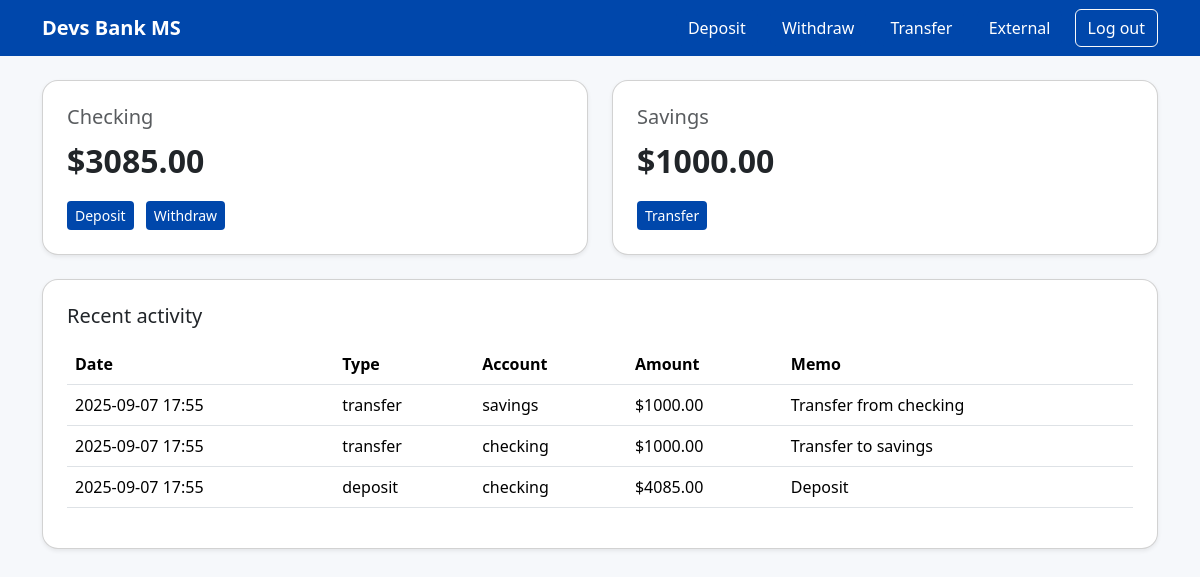
The app's page / (signed in), older data.
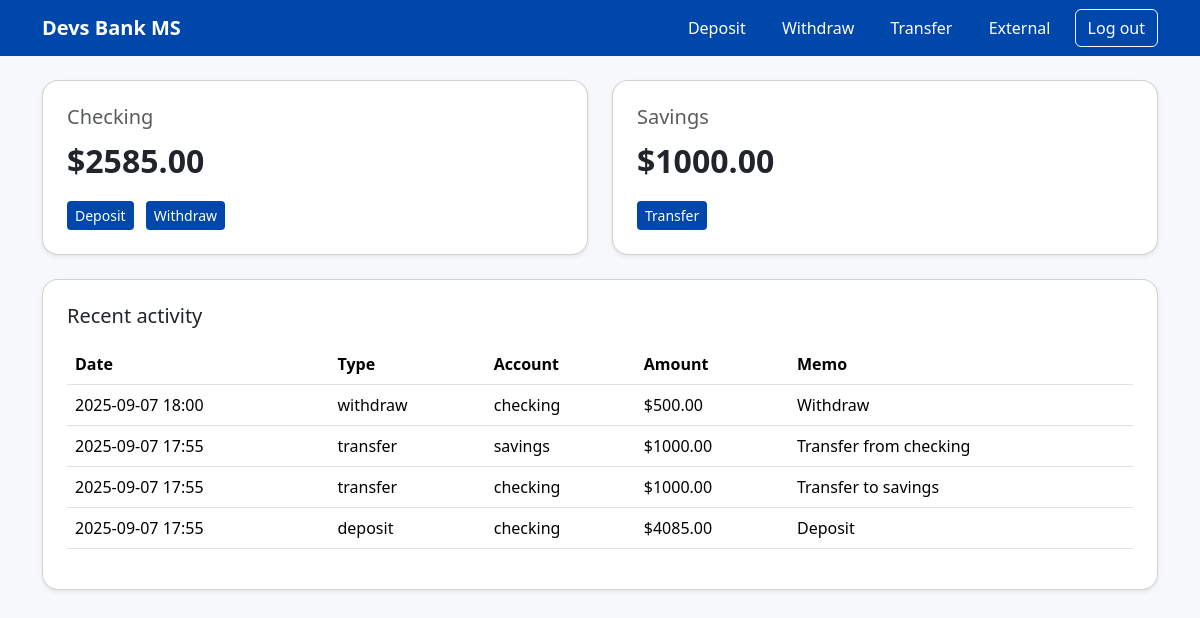
The same page, newer data.
### banking/models.py (models this page shows, shortened)
class Account(models.Model):
    CHECKING = "checking"
    SAVINGS = "savings"
    ACCOUNT_TYPES = [(CHECKING, "Checking"), (SAVINGS, "Savings")]
    user = models.ForeignKey(USER, on_delete = models.CASCADE)
    kind = models.CharField(max_length = 10, choices = ACCOUNT_TYPES)
    balance = models.DecimalField(max_digits = 12, decimal_places = 2, default = 0)
    class Meta:
        unique_together = ("user", "kind")

class Transaction(models.Model):
    DEPOSIT = "deposit"
    WITHDRAW = "withdraw"
    TRANSFER = "transfer"
    TYPES = [(DEPOSIT, "Deposit"), (WITHDRAW, "Withdraw"), (TRANSFER, "Transfer")]
    user = models.ForeignKey(USER, on_delete = models.CASCADE)
    account = models.ForeignKey(Account, on_delete = models.CASCADE, related_name = "transactions")
    tx_type = models.CharField(max_length = 10, choices = TYPES)
    amount = models.DecimalField(max_digits = 12, decimal_places = 2)
    created_at = models.DateTimeField(auto_now_add = True)
    memo = models.CharField(max_length = 140, blank = True)

### banking/views.py (the view)
# urls.py: path("", views.dashboard, name="dashboard"),
@login_required
def dashboard(request):
    checking = Account.objects.get(user = request.user, kind = Account.CHECKING)
    savings = Account.objects.get(user = request.user, kind = Account.SAVINGS)
    txs = Transaction.objects.filter(user = request.user).order_by("-created_at")[:10]
    return render(request, "dashboard.html", {"checking": checking, "savings": savings, "txs": txs})

### banking/templates/dashboard.html
{% extends "base.html" %}
{% block content %}
<div class="row g-4">
  <div class="col-md-6">
    <div class="card p-4 shadow-sm">
      <h5 class="text-muted">Checking</h5>
      <div class="balance">${{ checking.balance }}</div>
      <div class="mt-3">
        <a href="{% url 'deposit' %}" class="btn btn-brand btn-sm me-2">Deposit</a>
        <a href="{% url 'withdraw' %}" class="btn btn-brand btn-sm">Withdraw</a>
      </div>
    </div>
  </div>
  <div class="col-md-6">
    <div class="card p-4 shadow-sm">
      <h5 class="text-muted">Savings</h5>
      <div class="balance">${{ savings.balance }}</div>
      <div class="mt-3">
        <a href="{% url 'transfer' %}" class="btn btn-brand btn-sm">Transfer</a>
      </div>
    </div>
  </div>
</div>
<div class="card p-4 shadow-sm mt-4">
  <h5 class="mb-3">Recent activity</h5>
  <div class="table-responsive">
    <table class="table align-middle">
      <thead><tr><th>Date</th><th>Type</th><th>Account</th><th>Amount</th><th>Memo</th></tr></thead>
      <tbody>
        {% for t in txs %}
          <tr>
            <td>{{ t.created_at|date:"Y-m-d H:i" }}</td>
            <td>{{ t.tx_type }}</td>
            <td>{{ t.account.kind }}</td>
            <td>${{ t.amount }}</td>
            <td>{{ t.memo }}</td>
          </tr>
        {% empty %}
          <tr><td colspan="5">No transactions yet.</td></tr>
        {% endfor %}
      </tbody>
    </table>
  </div>
</div>
{% endblock %}

Row changes from the older to the newer data that the page shows:
changed Account (number 1 of 2 on the later page): balance "3085.00" → "2585.00"
added Transaction: created_at "2025-09-07 18:00", tx_type "withdraw", account.kind "checking", amount "500.00", memo "Withdraw"
